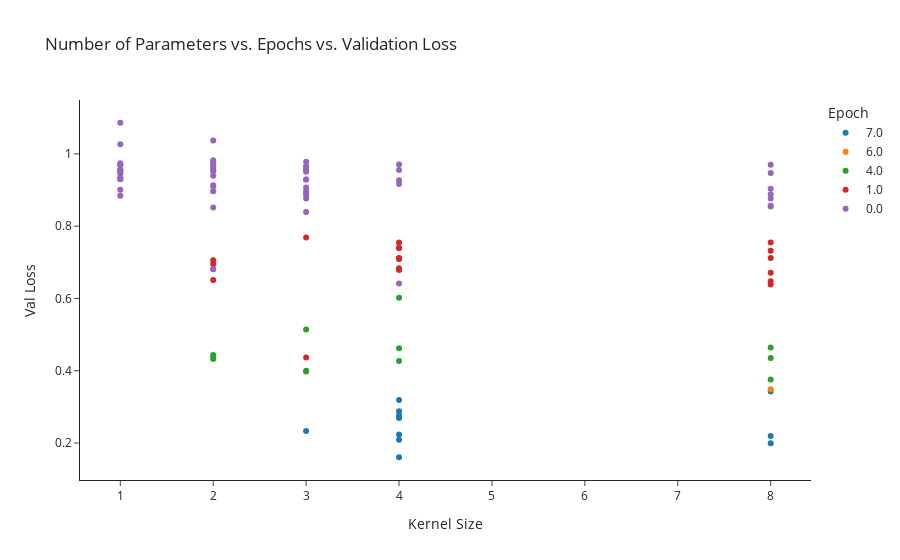
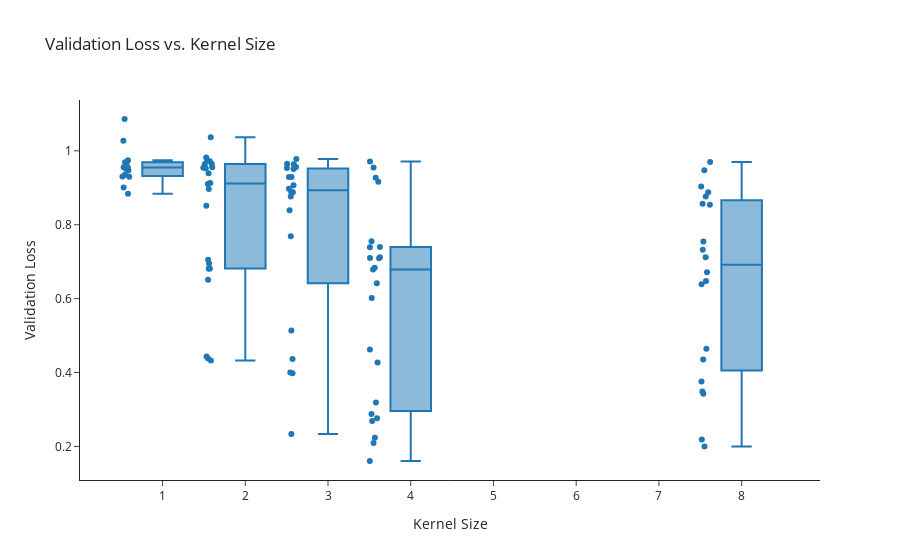
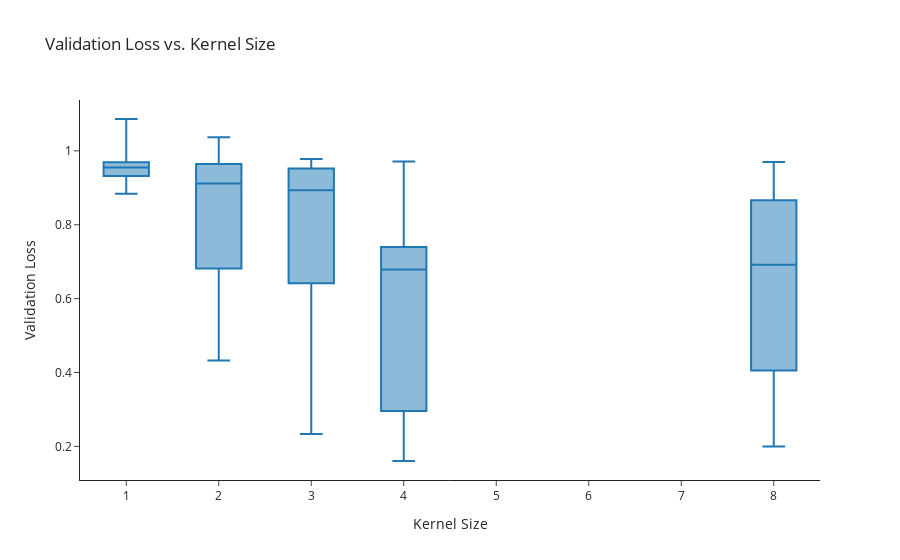
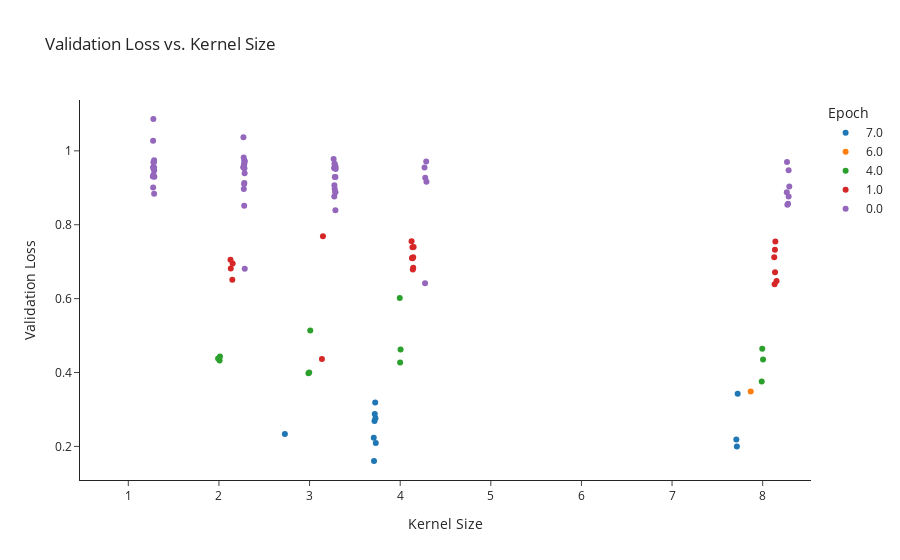

Write notebook code for charts like these, in order.
### Code cell
px.scatter(x='Number Of Params', y='Epoch',  data_frame=merged, title='Number of Parameters vs. Epochs vs. Validation Loss')
px.scatter(x='Kernel Size', y='Val Loss', color='Epoch',  data_frame=merged, title='Number of Parameters vs. Epochs vs. Validation Loss').show()

# the same as box plot
import plotly.graph_objects as go
import plotly.subplots as sp


figL = go.Figure()
figL.add_trace(go.Box(y=merged['Val Loss'], x=merged['Kernel Size'], boxpoints='all', jitter=0.3, pointpos=-1.8, name='Validation Loss'))
figL.update_layout(title='Validation Loss vs. Kernel Size', xaxis_title='Kernel Size', yaxis_title='Validation Loss')
figL.show()


figL = go.Figure()
figL.add_trace(go.Box(y=merged['Val Loss'], x=merged['Kernel Size'], boxpoints=False, jitter=0.3, pointpos=-1.8, name='Validation Loss'))
figL.update_layout(title='Validation Loss vs. Kernel Size', xaxis_title='Kernel Size', yaxis_title='Validation Loss')
figL.show()

figR = px.strip(merged, x='Kernel Size', y='Val Loss', color='Epoch', title='Validation Loss vs. Kernel Size')
# figR.add_trace(go.Box(y=merged['Val Loss'], x=merged['Kernel Size'], boxpoints='all', jitter=0.3, pointpos=-1.8, name='Validation Loss'))
figR.update_layout(title='Validation Loss vs. Kernel Size', xaxis_title='Kernel Size', yaxis_title='Validation Loss')
figR.show()

fig = go.Figure(data = figL.data + figR.data)
fig.show()

### Figure 1 — Plotly figure (JSON) as saved in the notebook; plotly's stock layout.template omitted (floating-point values rounded to 4 significant figures)
{"data": [{"hovertemplate": "Epoch=7.0<br>Kernel Size=%{x}<br>Val Loss=%{y}<extra></extra>", "legendgroup": "7.0", "marker": {"color": "#1F77B4", "symbol": "circle"}, "mode": "markers", "name": "7.0", "orientation": "v", "showlegend": true, "type": "scatter", "x": [4, 8, 4, 8, 4, 3, 4, 4, 4, 4, 8], "xaxis": "x", "y": [0.1606, 0.1996, 0.209, 0.219, 0.2234, 0.2335, 0.2691, 0.2763, 0.288, 0.3189, 0.3423], "yaxis": "y"}, {"hovertemplate": "Epoch=6.0<br>Kernel Size=%{x}<br>Val Loss=%{y}<extra></extra>", "legendgroup": "6.0", "marker": {"color": "#FF7F0E", "symbol": "circle"}, "mode": "markers", "name": "6.0", "orientation": "v", "showlegend": true, "type": "scatter", "x": [8], "xaxis": "x", "y": [0.3486], "yaxis": "y"}, {"hovertemplate": "Epoch=4.0<br>Kernel Size=%{x}<br>Val Loss=%{y}<extra></extra>", "legendgroup": "4.0", "marker": {"color": "#2CA02C", "symbol": "circle"}, "mode": "markers", "name": "4.0", "orientation": "v", "showlegend": true, "type": "scatter", "x": [8, 3, 3, 4, 2, 8, 2, 2, 4, 8, 3, 4], "xaxis": "x", "y": [0.3759, 0.3981, 0.4002, 0.427, 0.4327, 0.435, 0.4383, 0.4433, 0.4622, 0.4641, 0.5138, 0.6018], "yaxis": "y"}, {"hovertemplate": "Epoch=1.0<br>Kernel Size=%{x}<br>Val Loss=%{y}<extra></extra>", "legendgroup": "1.0", "marker": {"color": "#D62728", "symbol": "circle"}, "mode": "markers", "name": "1.0", "orientation": "v", "showlegend": true, "type": "scatter", "x": [3, 8, 8, 2, 8, 4, 2, 4, 2, 2, 4, 4, 4, 8, 8, 4, 4, 8, 4, 3], "xaxis": "x", "y": [0.4368, 0.6388, 0.6475, 0.6511, 0.6711, 0.6787, 0.6817, 0.6835, 0.695, 0.7055, 0.7091, 0.7098, 0.7117, 0.7121, 0.7323, 0.7393, 0.74, 0.7546, 0.755, 0.7689], "yaxis": "y"}, {"hovertemplate": "Epoch=0.0<br>Kernel Size=%{x}<br>Val Loss=%{y}<extra></extra>", "legendgroup": "0.0", "marker": {"color": "#9467BD", "symbol": "circle"}, "mode": "markers", "name": "0.0", "orientation": "v", "showlegend": true, "type": "scatter", "x": [4, 2, 3, 2, 8, 8, 8, 3, 1, 3, 8, 3, 2, 3, 1, 8, 3, 2, 2, 4, 4, 3, 3, 1, 1, 1, 2, 1, 8, 3, 1, 2, 3, 2, 1, 4, 1, 1, 2, 3, 3, 2, 2, 3, 1, 1, 8, 4, 2, 1, 2, 3, 2, 1, 2, 1], "xaxis": "x", "y": [0.6417, 0.6806, 0.8395, 0.8517, 0.8542, 0.8565, 0.8763, 0.8764, 0.8841, 0.8878, 0.8883, 0.8897, 0.8968, 0.8971, 0.9009, 0.9034, 0.9072, 0.9101, 0.9131, 0.9165, 0.9271, 0.9292, 0.9293, 0.9297, 0.9306, 0.9355, 0.9396, 0.9466, 0.9473, 0.9508, 0.9518, 0.9527, 0.9538, 0.954, 0.9549, 0.9552, 0.9553, 0.9555, 0.9557, 0.9564, 0.9635, 0.9641, 0.9644, 0.9648, 0.9689, 0.9692, 0.9699, 0.971, 0.9721, 0.9745, 0.9747, 0.9781, 0.9823, 1.027, 1.037, 1.086], "yaxis": "y"}], "layout": {"legend": {"title": {"text": "Epoch"}, "tracegroupgap": 0}, "title": {"text": "Number of Parameters vs. Epochs vs. Validation Loss"}, "xaxis": {"anchor": "y", "domain": [0, 1], "title": {"text": "Kernel Size"}}, "yaxis": {"anchor": "x", "domain": [0, 1], "title": {"text": "Val Loss"}}}}

### Figure 2 — Plotly figure (JSON) as saved in the notebook; plotly's stock layout.template omitted (floating-point values rounded to 4 significant figures)
{"data": [{"boxpoints": "all", "jitter": 0.3, "name": "Validation Loss", "pointpos": -1.8, "type": "box", "x": [4, 8, 4, 8, 4, 3, 4, 4, 4, 4, 8, 8, 8, 3, 3, 4, 2, 8, 3, 2, 2, 4, 8, 3, 4, 8, 4, 8, 2, 8, 4, 2, 2, 4, 2, 2, 4, 4, 4, 8, 8, 4, 4, 8, 4, 3, 3, 2, 8, 8, 8, 3, 1, 3, 8, 3, 2, 3, 1, 8, 3, 2, 2, 4, 4, 3, 3, 1, 1, 1, 2, 1, 8, 3, 1, 2, 3, 2, 1, 4, 1, 1, 2, 3, 3, 2, 2, 3, 1, 1, 8, 4, 2, 1, 2, 3, 2, 1, 2, 1], "y": [0.1606, 0.1996, 0.209, 0.219, 0.2234, 0.2335, 0.2691, 0.2763, 0.288, 0.3189, 0.3423, 0.3486, 0.3759, 0.3981, 0.4002, 0.427, 0.4327, 0.435, 0.4368, 0.4383, 0.4433, 0.4622, 0.4641, 0.5138, 0.6018, 0.6388, 0.6417, 0.6475, 0.6511, 0.6711, 0.6787, 0.6806, 0.6817, 0.6835, 0.695, 0.7055, 0.7091, 0.7098, 0.7117, 0.7121, 0.7323, 0.7393, 0.74, 0.7546, 0.755, 0.7689, 0.8395, 0.8517, 0.8542, 0.8565, 0.8763, 0.8764, 0.8841, 0.8878, 0.8883, 0.8897, 0.8968, 0.8971, 0.9009, 0.9034, 0.9072, 0.9101, 0.9131, 0.9165, 0.9271, 0.9292, 0.9293, 0.9297, 0.9306, 0.9355, 0.9396, 0.9466, 0.9473, 0.9508, 0.9518, 0.9527, 0.9538, 0.954, 0.9549, 0.9552, 0.9553, 0.9555, 0.9557, 0.9564, 0.9635, 0.9641, 0.9644, 0.9648, 0.9689, 0.9692, 0.9699, 0.971, 0.9721, 0.9745, 0.9747, 0.9781, 0.9823, 1.027, 1.037, 1.086]}], "layout": {"title": {"text": "Validation Loss vs. Kernel Size"}, "xaxis": {"title": {"text": "Kernel Size"}}, "yaxis": {"title": {"text": "Validation Loss"}}}}

### Figure 3 — Plotly figure (JSON) as saved in the notebook; plotly's stock layout.template omitted (floating-point values rounded to 4 significant figures)
{"data": [{"boxpoints": false, "jitter": 0.3, "name": "Validation Loss", "pointpos": -1.8, "type": "box", "x": [4, 8, 4, 8, 4, 3, 4, 4, 4, 4, 8, 8, 8, 3, 3, 4, 2, 8, 3, 2, 2, 4, 8, 3, 4, 8, 4, 8, 2, 8, 4, 2, 2, 4, 2, 2, 4, 4, 4, 8, 8, 4, 4, 8, 4, 3, 3, 2, 8, 8, 8, 3, 1, 3, 8, 3, 2, 3, 1, 8, 3, 2, 2, 4, 4, 3, 3, 1, 1, 1, 2, 1, 8, 3, 1, 2, 3, 2, 1, 4, 1, 1, 2, 3, 3, 2, 2, 3, 1, 1, 8, 4, 2, 1, 2, 3, 2, 1, 2, 1], "y": [0.1606, 0.1996, 0.209, 0.219, 0.2234, 0.2335, 0.2691, 0.2763, 0.288, 0.3189, 0.3423, 0.3486, 0.3759, 0.3981, 0.4002, 0.427, 0.4327, 0.435, 0.4368, 0.4383, 0.4433, 0.4622, 0.4641, 0.5138, 0.6018, 0.6388, 0.6417, 0.6475, 0.6511, 0.6711, 0.6787, 0.6806, 0.6817, 0.6835, 0.695, 0.7055, 0.7091, 0.7098, 0.7117, 0.7121, 0.7323, 0.7393, 0.74, 0.7546, 0.755, 0.7689, 0.8395, 0.8517, 0.8542, 0.8565, 0.8763, 0.8764, 0.8841, 0.8878, 0.8883, 0.8897, 0.8968, 0.8971, 0.9009, 0.9034, 0.9072, 0.9101, 0.9131, 0.9165, 0.9271, 0.9292, 0.9293, 0.9297, 0.9306, 0.9355, 0.9396, 0.9466, 0.9473, 0.9508, 0.9518, 0.9527, 0.9538, 0.954, 0.9549, 0.9552, 0.9553, 0.9555, 0.9557, 0.9564, 0.9635, 0.9641, 0.9644, 0.9648, 0.9689, 0.9692, 0.9699, 0.971, 0.9721, 0.9745, 0.9747, 0.9781, 0.9823, 1.027, 1.037, 1.086]}], "layout": {"title": {"text": "Validation Loss vs. Kernel Size"}, "xaxis": {"title": {"text": "Kernel Size"}}, "yaxis": {"title": {"text": "Validation Loss"}}}}

### Figure 4 — Plotly figure (JSON) as saved in the notebook; plotly's stock layout.template omitted (floating-point values rounded to 4 significant figures)
{"data": [{"alignmentgroup": "True", "boxpoints": "all", "fillcolor": "rgba(255,255,255,0)", "hoveron": "points", "hovertemplate": "Epoch=7.0<br>Kernel Size=%{x}<br>Val Loss=%{y}<extra></extra>", "legendgroup": "7.0", "line": {"color": "rgba(255,255,255,0)"}, "marker": {"color": "#1F77B4"}, "name": "7.0", "offsetgroup": "7.0", "orientation": "v", "pointpos": 0, "showlegend": true, "type": "box", "x": [4, 8, 4, 8, 4, 3, 4, 4, 4, 4, 8], "x0": " ", "xaxis": "x", "y": [0.1606, 0.1996, 0.209, 0.219, 0.2234, 0.2335, 0.2691, 0.2763, 0.288, 0.3189, 0.3423], "y0": " ", "yaxis": "y"}, {"alignmentgroup": "True", "boxpoints": "all", "fillcolor": "rgba(255,255,255,0)", "hoveron": "points", "hovertemplate": "Epoch=6.0<br>Kernel Size=%{x}<br>Val Loss=%{y}<extra></extra>", "legendgroup": "6.0", "line": {"color": "rgba(255,255,255,0)"}, "marker": {"color": "#FF7F0E"}, "name": "6.0", "offsetgroup": "6.0", "orientation": "v", "pointpos": 0, "showlegend": true, "type": "box", "x": [8], "x0": " ", "xaxis": "x", "y": [0.3486], "y0": " ", "yaxis": "y"}, {"alignmentgroup": "True", "boxpoints": "all", "fillcolor": "rgba(255,255,255,0)", "hoveron": "points", "hovertemplate": "Epoch=4.0<br>Kernel Size=%{x}<br>Val Loss=%{y}<extra></extra>", "legendgroup": "4.0", "line": {"color": "rgba(255,255,255,0)"}, "marker": {"color": "#2CA02C"}, "name": "4.0", "offsetgroup": "4.0", "orientation": "v", "pointpos": 0, "showlegend": true, "type": "box", "x": [8, 3, 3, 4, 2, 8, 2, 2, 4, 8, 3, 4], "x0": " ", "xaxis": "x", "y": [0.3759, 0.3981, 0.4002, 0.427, 0.4327, 0.435, 0.4383, 0.4433, 0.4622, 0.4641, 0.5138, 0.6018], "y0": " ", "yaxis": "y"}, {"alignmentgroup": "True", "boxpoints": "all", "fillcolor": "rgba(255,255,255,0)", "hoveron": "points", "hovertemplate": "Epoch=1.0<br>Kernel Size=%{x}<br>Val Loss=%{y}<extra></extra>", "legendgroup": "1.0", "line": {"color": "rgba(255,255,255,0)"}, "marker": {"color": "#D62728"}, "name": "1.0", "offsetgroup": "1.0", "orientation": "v", "pointpos": 0, "showlegend": true, "type": "box", "x": [3, 8, 8, 2, 8, 4, 2, 4, 2, 2, 4, 4, 4, 8, 8, 4, 4, 8, 4, 3], "x0": " ", "xaxis": "x", "y": [0.4368, 0.6388, 0.6475, 0.6511, 0.6711, 0.6787, 0.6817, 0.6835, 0.695, 0.7055, 0.7091, 0.7098, 0.7117, 0.7121, 0.7323, 0.7393, 0.74, 0.7546, 0.755, 0.7689], "y0": " ", "yaxis": "y"}, {"alignmentgroup": "True", "boxpoints": "all", "fillcolor": "rgba(255,255,255,0)", "hoveron": "points", "hovertemplate": "Epoch=0.0<br>Kernel Size=%{x}<br>Val Loss=%{y}<extra></extra>", "legendgroup": "0.0", "line": {"color": "rgba(255,255,255,0)"}, "marker": {"color": "#9467BD"}, "name": "0.0", "offsetgroup": "0.0", "orientation": "v", "pointpos": 0, "showlegend": true, "type": "box", "x": [4, 2, 3, 2, 8, 8, 8, 3, 1, 3, 8, 3, 2, 3, 1, 8, 3, 2, 2, 4, 4, 3, 3, 1, 1, 1, 2, 1, 8, 3, 1, 2, 3, 2, 1, 4, 1, 1, 2, 3, 3, 2, 2, 3, 1, 1, 8, 4, 2, 1, 2, 3, 2, 1, 2, 1], "x0": " ", "xaxis": "x", "y": [0.6417, 0.6806, 0.8395, 0.8517, 0.8542, 0.8565, 0.8763, 0.8764, 0.8841, 0.8878, 0.8883, 0.8897, 0.8968, 0.8971, 0.9009, 0.9034, 0.9072, 0.9101, 0.9131, 0.9165, 0.9271, 0.9292, 0.9293, 0.9297, 0.9306, 0.9355, 0.9396, 0.9466, 0.9473, 0.9508, 0.9518, 0.9527, 0.9538, 0.954, 0.9549, 0.9552, 0.9553, 0.9555, 0.9557, 0.9564, 0.9635, 0.9641, 0.9644, 0.9648, 0.9689, 0.9692, 0.9699, 0.971, 0.9721, 0.9745, 0.9747, 0.9781, 0.9823, 1.027, 1.037, 1.086], "y0": " ", "yaxis": "y"}], "layout": {"boxmode": "group", "legend": {"title": {"text": "Epoch"}, "tracegroupgap": 0}, "title": {"text": "Validation Loss vs. Kernel Size"}, "xaxis": {"anchor": "y", "domain": [0, 1], "title": {"text": "Kernel Size"}}, "yaxis": {"anchor": "x", "domain": [0, 1], "title": {"text": "Validation Loss"}}}}
